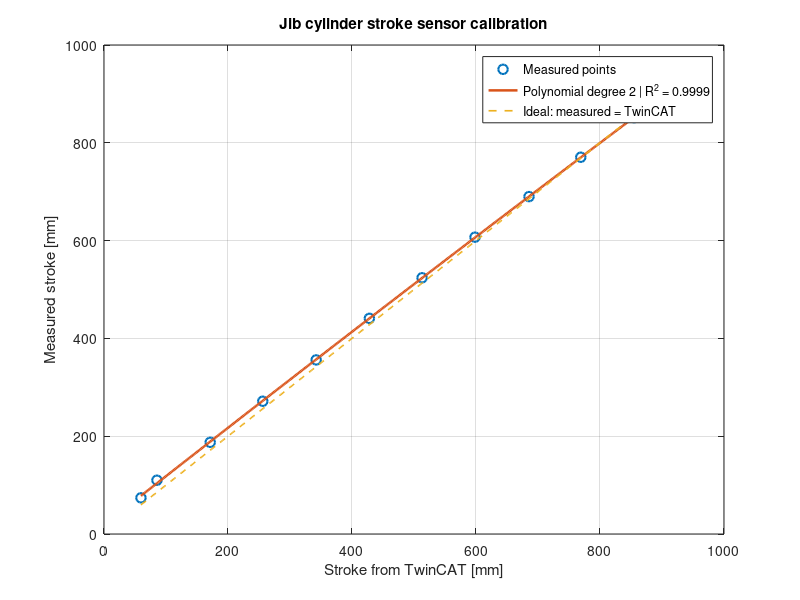
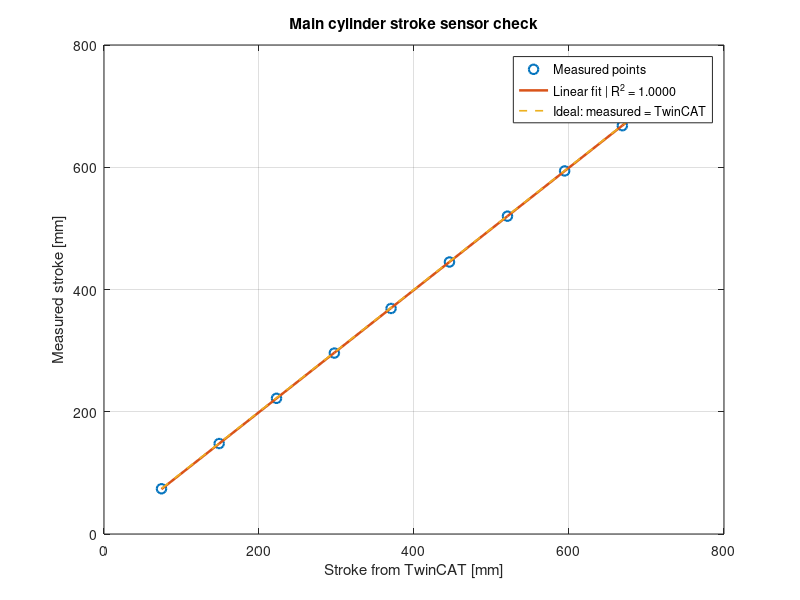
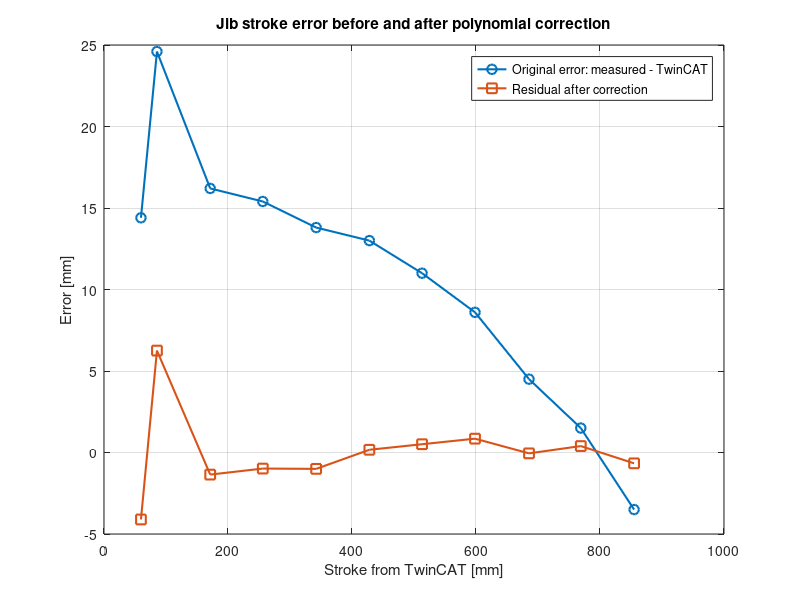

Recreate these plots in MATLAB, in order. (Note: this script raises an error after producing the figures.)
clc;
clear;
close all;

%% ===================== DATA =====================
% Venstre datasett = Jib, stort avvik
jib_twincat_mm = [855.00; 769.00; 685.50; 598.40; 513.00; 428.00; ...
                  342.20; 256.10; 171.30; 85.40; 59.60];

jib_measured_mm = [851.50; 770.50; 690.00; 607.00; 524.00; 441.00; ...
                   356.00; 271.50; 187.50; 110.00; 74.00];

% Høyre datasett = Main, lite avvik
main_twincat_mm = [743.00; 668.80; 594.40; 520.60; 445.75; ...
                   370.40; 297.20; 222.60; 148.60; 74.18];

main_measured_mm = [743.00; 668.00; 594.00; 520.00; 445.00; ...
                    369.00; 296.00; 222.00; 148.00; 74.00];

%% ===================== SETTINGS =====================
polyDeg = 2;   % Start med 2. Test gjerne 1, 2 og 3.

%% ===================== JIB POLYNOM =====================
% Polynom: x_real = f(x_twincat)
p_jib = polyfit(jib_twincat_mm, jib_measured_mm, polyDeg);

jib_pred_mm = polyval(p_jib, jib_twincat_mm);
jib_error_mm = jib_measured_mm - jib_pred_mm;

SS_res = sum((jib_measured_mm - jib_pred_mm).^2);
SS_tot = sum((jib_measured_mm - mean(jib_measured_mm)).^2);
R2_jib = 1 - SS_res / SS_tot;

%% ===================== MAIN CHECK =====================
p_main = polyfit(main_twincat_mm, main_measured_mm, 1);
main_pred_mm = polyval(p_main, main_twincat_mm);

SS_res_main = sum((main_measured_mm - main_pred_mm).^2);
SS_tot_main = sum((main_measured_mm - mean(main_measured_mm)).^2);
R2_main = 1 - SS_res_main / SS_tot_main;

%% ===================== PRINT RESULT =====================
fprintf('\n====================================================\n');
fprintf('TwinCAT-polynom: JIB STROKE SENSOR CORRECTION\n');
fprintf('====================================================\n');
fprintf('Definisjon:\n');
fprintf('x_real_mm = f(x_twincat_mm)\n\n');

fprintf('Polynomgrad: %d\n', polyDeg);
fprintf('R^2 = %.6f\n\n', R2_jib);

fprintf('Koeffisienter fra høyeste grad til konstantledd:\n');
disp(p_jib);

fprintf('MATLAB-form:\n');
fprintf('x_real_mm = ');
for j = 1:numel(p_jib)
    expVal = polyDeg - j + 1;

    if expVal > 1
        fprintf('(%.10e)*x_twincat_mm^%d', p_jib(j), expVal);
    elseif expVal == 1
        fprintf('(%.10e)*x_twincat_mm', p_jib(j));
    else
        fprintf('(%.10e)', p_jib(j));
    end

    if expVal > 0
        fprintf(' + ');
    end
end
fprintf('\n\n');

fprintf('TwinCAT Structured Text:\n');
fprintf('fStrokeCorrected_mm := ');
for j = 1:numel(p_jib)
    expVal = polyDeg - j + 1;
    coeff = p_jib(j);

    if j > 1
        if coeff >= 0
            fprintf('\n                      +');
        else
            fprintf('\n                      ');
        end
    end

    if expVal > 1
        fprintf('%.10e * EXPT(fStrokeTwincat_mm, %d)', coeff, expVal);
    elseif expVal == 1
        fprintf('%.10e * fStrokeTwincat_mm', coeff);
    else
        fprintf('%.10e', coeff);
    end
end
fprintf(';\n');

fprintf('====================================================\n\n');

%% ===================== PLOT JIB =====================
x_dense_jib = linspace(min(jib_twincat_mm), max(jib_twincat_mm), 400);
y_dense_jib = polyval(p_jib, x_dense_jib);

figure;
plot(jib_twincat_mm, jib_measured_mm, 'o', 'MarkerSize', 7, 'LineWidth', 1.5);
hold on;
plot(x_dense_jib, y_dense_jib, '-', 'LineWidth', 1.8);
plot(x_dense_jib, x_dense_jib, '--', 'LineWidth', 1.2);
grid on;

xlabel('Stroke from TwinCAT [mm]');
ylabel('Measured stroke [mm]');
title('Jib cylinder stroke sensor calibration');
legend('Measured points', ...
       sprintf('Polynomial degree %d | R^2 = %.4f', polyDeg, R2_jib), ...
       'Ideal: measured = TwinCAT', ...
       'Location', 'best');

%% ===================== PLOT MAIN =====================
figure;
plot(main_twincat_mm, main_measured_mm, 'o', 'MarkerSize', 7, 'LineWidth', 1.5);
hold on;
plot(main_twincat_mm, main_pred_mm, '-', 'LineWidth', 1.8);
plot(main_twincat_mm, main_twincat_mm, '--', 'LineWidth', 1.2);
grid on;

xlabel('Stroke from TwinCAT [mm]');
ylabel('Measured stroke [mm]');
title('Main cylinder stroke sensor check');
legend('Measured points', ...
       sprintf('Linear fit | R^2 = %.4f', R2_main), ...
       'Ideal: measured = TwinCAT', ...
       'Location', 'best');

%% ===================== ERROR PLOT JIB =====================
figure;
plot(jib_twincat_mm, jib_measured_mm - jib_twincat_mm, 'o-', ...
    'LineWidth', 1.5, 'MarkerSize', 7);
hold on;
plot(jib_twincat_mm, jib_error_mm, 's-', ...
    'LineWidth', 1.5, 'MarkerSize', 7);
grid on;

xlabel('Stroke from TwinCAT [mm]');
ylabel('Error [mm]');
title('Jib stroke error before and after polynomial correction');
legend('Original error: measured - TwinCAT', ...
       'Residual after correction', ...
       'Location', 'best');

%% ===================== TABLE =====================
T_jib = table(jib_twincat_mm, jib_measured_mm, jib_pred_mm, ...
    jib_measured_mm - jib_twincat_mm, jib_error_mm, ...
    'VariableNames', {'TwinCAT_mm','Measured_mm','CorrectedFit_mm', ...
                      'OriginalError_mm','ResidualAfterFit_mm'});

disp('Jib calibration table:');
disp(T_jib);
